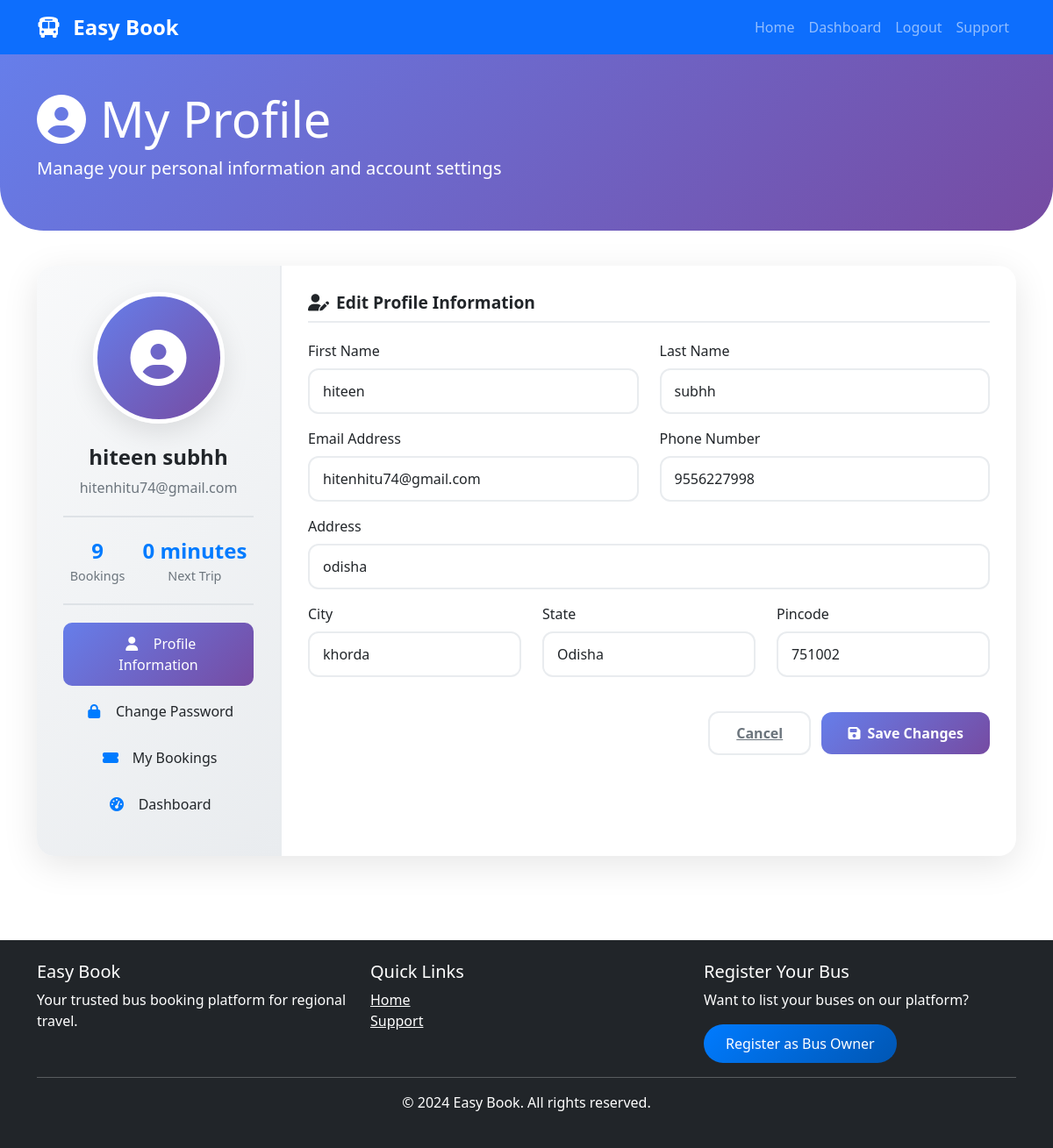
The page /accounts/profile/ (signed in) on the database as committed earlier.
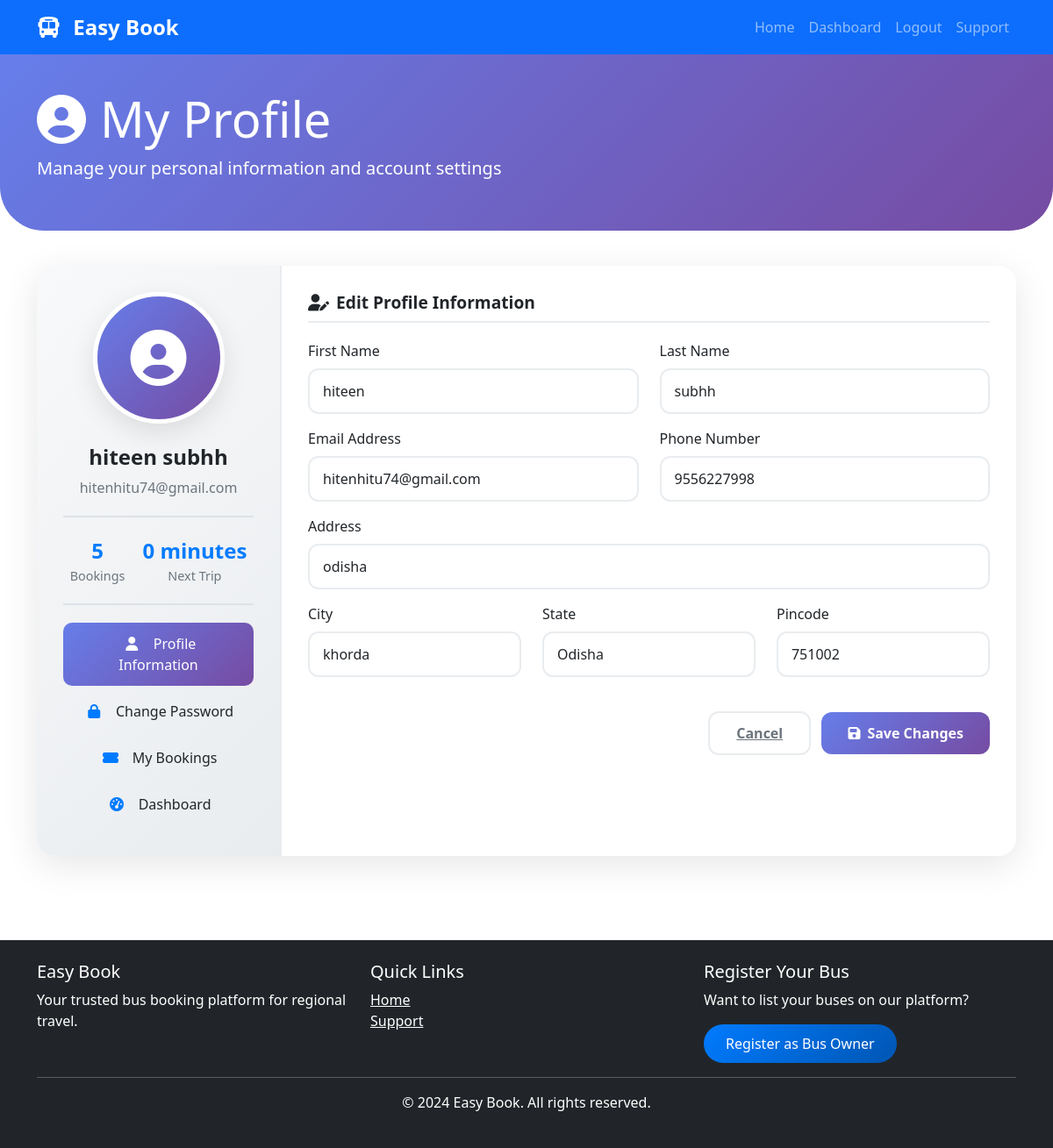
The same page on the database as committed later.
### easybook/apps/accounts/models.py (models this page shows, shortened)
class User(AbstractUser):
    USER_TYPES = (
        ('customer', 'Customer'),
        ('bus_owner', 'Bus Owner'),
        ('admin', 'Admin'),
    )
    user_type = models.CharField(max_length=20, choices=USER_TYPES, default='customer')
    phone = models.CharField(max_length=15, unique=True)
    email_verified = models.BooleanField(default=False)
    phone_verified = models.BooleanField(default=False)
    profile_pic = models.ImageField(upload_to='profile_pics/', null=True, blank=True)
    address = models.CharField(max_length=255, blank=True, null=True)
    city = models.CharField(max_length=100, blank=True, null=True)
    state = models.CharField(max_length=100, blank=True, null=True)
    pincode = models.CharField(max_length=10, blank=True, null=True)
    date_of_birth = models.DateField(null=True, blank=True)
    created_at = models.DateTimeField(auto_now_add=True)
    updated_at = models.DateTimeField(auto_now=True)
    groups = models.ManyToManyField(
        'auth.Group',
        verbose_name='groups',
        blank=True,
        help_text='The groups this user belongs to.',
        related_name="custom_user_set",
        related_query_name="custom_user",
    )
    user_permissions = models.ManyToManyField(
        'auth.Permission',
        verbose_name='user permissions',
        blank=True,
        help_text='Specific permissions for this user.',
        related_name="custom_user_set",
        related_query_name="custom_user",
    )

### easybook/apps/bookings/models.py (models this page shows, shortened)
class Booking(models.Model):
    BOOKING_STATUS = (
        ('pending', 'Pending'),
        ('confirmed', 'Confirmed'),
        ('cancelled', 'Cancelled'),
        ('completed', 'Completed'),
    )
    user = models.ForeignKey(User, on_delete=models.CASCADE, limit_choices_to={'user_type': 'customer'}, related_name='customer_bookings')
    route = models.ForeignKey(Route, on_delete=models.CASCADE, related_name='route_bookings')
    booking_date = models.DateTimeField(auto_now_add=True)
    journey_date = models.DateField()
    total_amount = models.DecimalField(max_digits=10, decimal_places=2)
    status = models.CharField(max_length=20, choices=BOOKING_STATUS, default='pending')
    payment_id = models.CharField(max_length=100, blank=True, null=True)
    payment_method = models.CharField(max_length=50, blank=True, null=True)
    booking_reference = models.CharField(max_length=20, unique=True)

### easybook/apps/accounts/views.py (the view, shortened to what this page needs)
# urls.py: path('profile/', views.profile_view, name='profile'),
@login_required
def profile_view(request):
    return render(request, 'customer/profile.html', {'user': request.user})

### templates/customer/profile.html (shortened to what the changed rows need)
{% extends 'base.html' %}
{% load static %}
{% block content %}
<div class="profile-header">
    <div class="container">
        <h1 class="display-4"><i class="fas fa-user-circle me-3"></i>My Profile</h1>
    </div>
</div>
<div class="container mb-5">
    <div class="profile-card">
        <div class="row g-0">
            <div class="col-md-3">
                <div class="profile-sidebar">
                    <div class="profile-avatar">
                        <i class="fas fa-user-circle"></i>
                    </div>
                    <div class="profile-name">{{ user.get_full_name|default:user.username }}</div>
                    <div class="profile-email">{{ user.email }}</div>
                    <div class="profile-stats">
                        <div class="stat-item">
                            <div class="stat-value">{{ user.customer_bookings.count }}</div>
                            <div class="stat-label">Bookings</div>
                        </div>
                        <div class="stat-item">
                            <div class="stat-value">
                                {% if user.customer_bookings.all %}
                                    {{ user.customer_bookings.all.0.journey_date|timeuntil }}
                                {% else %}
                                    0
                                {% endif %}
                            </div>
                            <div class="stat-label">Next Trip</div>
                        </div>
                    </div>
                    <div class="nav flex-column nav-pills">
                        <a class="nav-link active" href="#profile" data-bs-toggle="pill">
                        </a>
                        <a class="nav-link" href="#password" data-bs-toggle="pill">
                        </a>
                        <a class="nav-link" href="{% url 'my_bookings' %}">
                        </a>
                        <a class="nav-link" href="{% url 'dashboard' %}">
                        </a>
                    </div>
                </div>
            </div>
            <div class="col-md-9">
                <div class="profile-content">
                    <div class="tab-content">
                        <div class="tab-pane fade show active" id="profile">
                            <form method="POST" action="{% url 'profile' %}">
                                <div class="row">
                                    <div class="col-md-6 mb-3">
                                        <label class="form-label">First Name</label>
                                        <input type="text" class="form-control" name="first_name"
                                               value="{{ user.first_name }}" placeholder="Enter first name">
                                    </div>
                                    <div class="col-md-6 mb-3">
                                        <label class="form-label">Last Name</label>
                                        <input type="text" class="form-control" name="last_name"
                                               value="{{ user.last_name }}" placeholder="Enter last name">
                                    </div>
                                </div>
                                <div class="row">
                                    <div class="col-md-6 mb-3">
                                        <label class="form-label">Email Address</label>
                                        <input type="email" class="form-control" name="email"
                                               value="{{ user.email }}" required placeholder="Enter email">
                                    </div>
                                    <div class="col-md-6 mb-3">
                                        <label class="form-label">Phone Number</label>
                                        <input type="tel" class="form-control" name="phone"
                                               value="{{ user.phone }}" required placeholder="Enter phone number">
                                    </div>
                                </div>
                                <div class="mb-3">
                                    <label class="form-label">Address</label>
                                    <input type="text" class="form-control" name="address"
                                           value="{{ user.address|default:'' }}" placeholder="Enter address">
                                </div>
                                <div class="row">
                                    <div class="col-md-4 mb-3">
                                        <label class="form-label">City</label>
                                        <input type="text" class="form-control" name="city"
                                               value="{{ user.city|default:'' }}" placeholder="City">
                                    </div>
                                    <div class="col-md-4 mb-3">
                                        <label class="form-label">State</label>
                                        <input type="text" class="form-control" name="state"
                                               value="{{ user.state|default:'' }}" placeholder="State">
                                    </div>
                                    <div class="col-md-4 mb-3">
                                        <label class="form-label">Pincode</label>
                                        <input type="text" class="form-control" name="pincode"
                                               value="{{ user.pincode|default:'' }}" placeholder="Pincode">
                                    </div>
                                </div>
                            </form>
                        </div>
                    </div>
                </div>
            </div>
        </div>
    </div>
</div>
{% endblock %}

Rows that differ between the two databases and show on the page:
changed User "hiteen subhh": customer_bookings.count "9" → "5"
